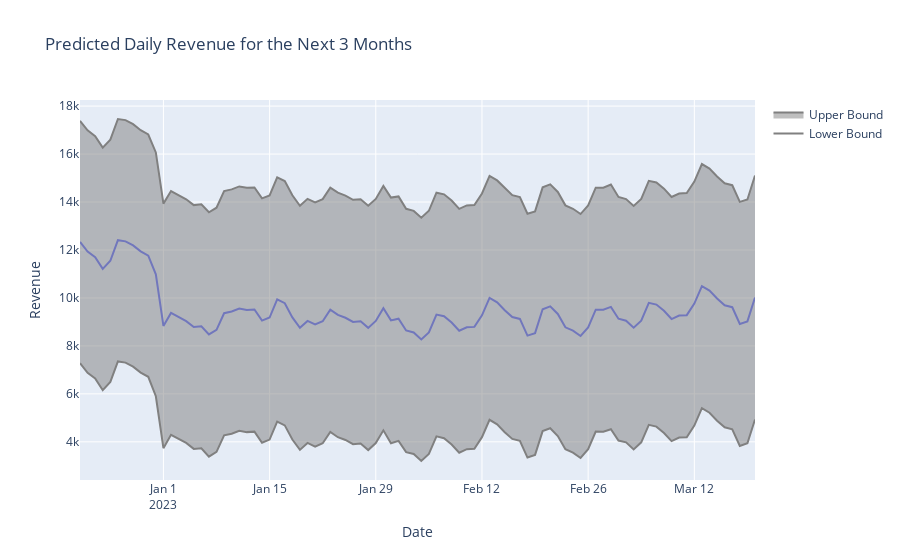

Notebook code cell kept with this figure:
### Code cell
import pandas as pd
import numpy as np
import matplotlib.pyplot as plt

endDate = pd.to_datetime("2022-12-21")
# Generate dates for the next 3 months
future_dates = pd.date_range(start=endDate, periods=90, freq="D")

# Generate the same features as used in the training data
future_features = pd.DataFrame({
    "Year": future_dates.year,
    "Month": future_dates.month,
    "Day": future_dates.day,
    "Weekday": future_dates.weekday,
    "prime_proportion": 0.5  # Assume 50% prime customers
})

# Assume `gam` is your trained LinearGAM model
future_predictions = gam.predict(future_features)

# Get confidence intervals
intervals = gam.prediction_intervals(future_features, width=0.95)
lower = intervals[:, 0]  # Lower bounds
upper = intervals[:, 1]  # Upper bounds

# Plot the results
import plotly.express as px

fig = px.line(x=future_dates, y=future_predictions, labels={'x': 'Date', 'y': 'Revenue'}, title='Predicted Daily Revenue for the Next 3 Months')
fig.add_scatter(x=future_dates, y=lower, mode='lines', line=dict(color='gray'), name='Lower Bound')
fig.add_scatter(x=future_dates, y=upper, mode='lines', line=dict(color='gray'), name='Upper Bound', fill='tonexty')
fig.show()

# Save predictions to a CSV
# predictions_df = pd.DataFrame({
#     "date": future_dates,
#     "predicted_revenue": future_predictions,
#     "lower_bound": lower,
#     "upper_bound": upper
# })
# predictions_df.to_csv("revenue_predictions.csv", index=False)
